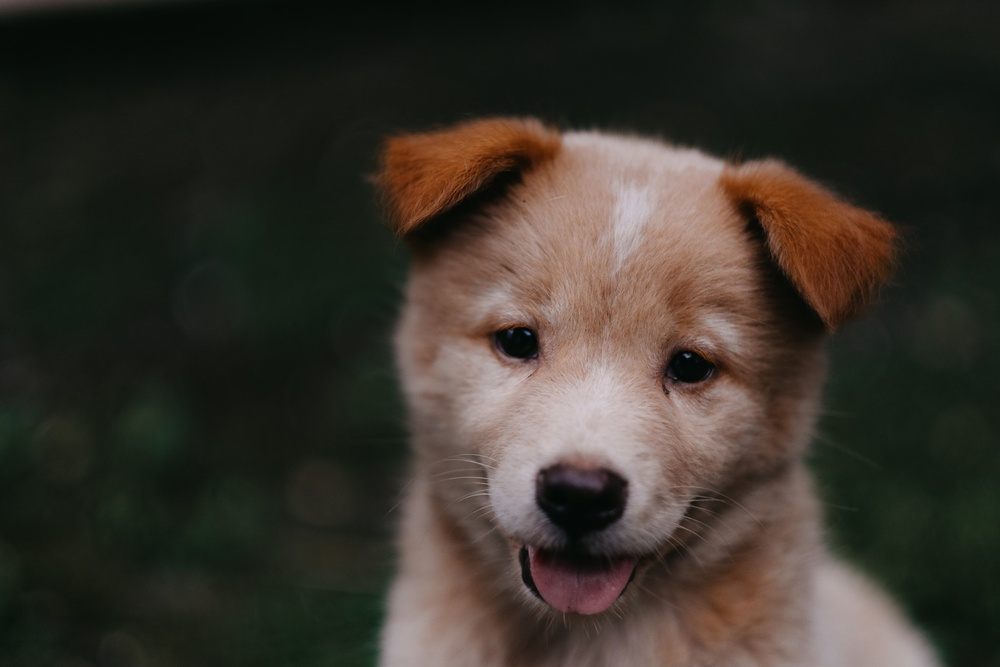
#> input picture DATA/00-puppy.jpg, 1000 x 667 px, shrunk from 1950 x 1300 before the run, given in place of the camera
$ jupyter execute Optical_flow.ipynb   (text cells are left out)
#> lines starting #> are read from the running program, lines starting #| are printed output that depends on the picture; after the words box and inside, x2 and y2 are one past the last pixel; in counts of white or black regions, pixels touching at a corner belong together
[cell 1]
import cv2
import numpy as np

[cell 2]
# Parameters for ShiTomasi corner detection (good features to track paper)
corner_track_params = dict(maxCorners = 10,
                           qualityLevel=.3,
                           minDistance=7,
                           blockSize=7)

[cell 3]
# Parameters for lucas kanade optical flow
lk_params = dict(winSize=(200,200),
                 maxLevel = 2,
                 criteria = (cv2.TERM_CRITERIA_EPS | cv2.TERM_CRITERIA_COUNT, 10, .03))

[cell 4]
import cv2
import numpy as np

corner_track_params = dict(maxCorners = 10,
                           qualityLevel=.3,
                           minDistance=7,
                           blockSize=7)

lk_params = dict(winSize=(200,200),
                 maxLevel = 2,
                 criteria = (cv2.TERM_CRITERIA_EPS | cv2.TERM_CRITERIA_COUNT, 10, .03))


# Capture the video
cap = cv2.VideoCapture(0)

# Grab the very first frame of the stream
ret, prev_frame = cap.read()
#> prev_frame is the input picture: shape (667, 1000, 3); mean B, G, R 43.8, 51.8, 57.3

# Grab a grayscale image (We will refer to this as the previous frame)
prev_gray = cv2.cvtColor(prev_frame, cv2.COLOR_BGR2GRAY)
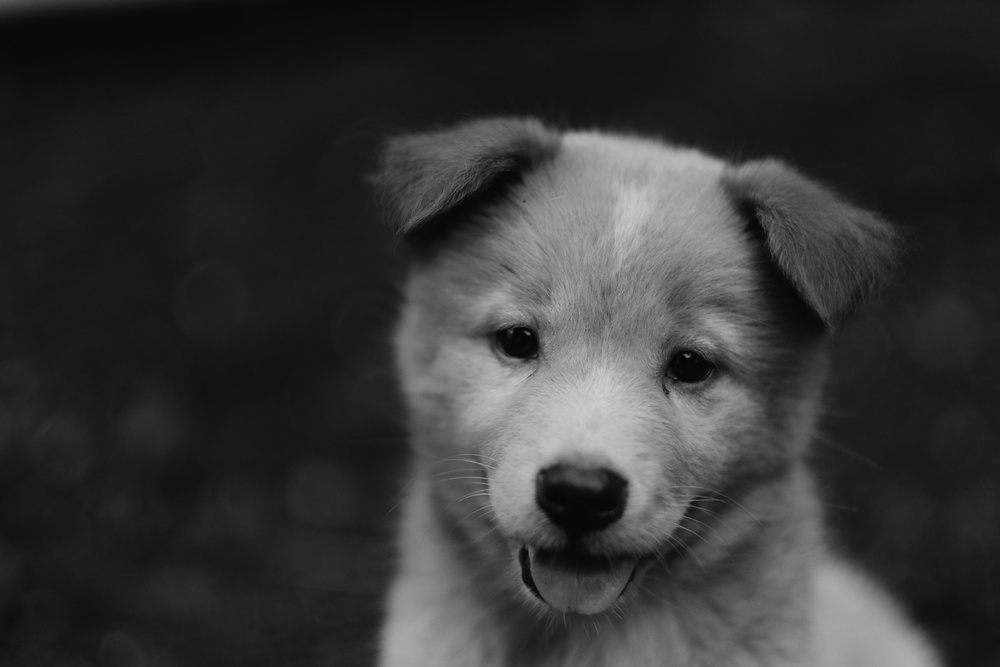
#> prev_gray: shape (667, 1000); min 2, max 207, mean 52.6

# Grabbing the corners
prevPts = cv2.goodFeaturesToTrack(prev_gray, mask = None, **corner_track_params)
#> prevPts = [[687, 355], [527, 333], [667, 392], [488, 485], [685, 513], [536, 357], [485, 474], [510, 330], [688, 506], [679, 522]]

# Create a matching mask of the previous frame for drawing on later
mask = np.zeros_like(prev_frame)


while True:

    # Grab current frame
    ret,frame = cap.read()

    # Grab gray scale
    frame_gray = cv2.cvtColor(frame, cv2.COLOR_BGR2GRAY)

    # Calculate the Optical Flow on the Gray Scale Frame
    nextPts, status, err = cv2.calcOpticalFlowPyrLK(prev_gray, frame_gray, prevPts, None, **lk_params)
#> nextPts has the same summary as prevPts; status = [1, 1, 1, 1, 1, 1, 1, 1, 1, 1]; err = [0, 0, 0, 0, 0, 0, 0, 0, 0, 0]

    good_new = nextPts
#> good_new has the same summary as prevPts
    good_prev = prevPts
#> good_prev has the same summary as prevPts

    # Use ravel to get points to draw lines and circles
    for i,(new,prev) in enumerate(zip(good_new.astype(int),good_prev.astype(int))):

        x_new,y_new = new.ravel()
        x_prev,y_prev = prev.ravel()

        # Lines will be drawn using the mask created from the first frame
        mask = cv2.line(mask, (x_new,y_new),(x_prev,y_prev), (0,255,0), 3)

        # Draw red circles at corner points
        frame = cv2.circle(frame,(x_new,y_new),8,(0,0,255),-1)
#> this loop made 10 passes
#> (x_new, y_new, x_prev, y_prev) on passes 1 to 10: (687, 355, 687, 355), (527, 333, 527, 333), (667, 392, 667, 392), (488, 485, 488, 485), (685, 513, 685, 513), (536, 357, 536, 357), (485, 474, 485, 474), (510, 330, 510, 330), (688, 506, 688, 506), (679, 522, 679, 522)
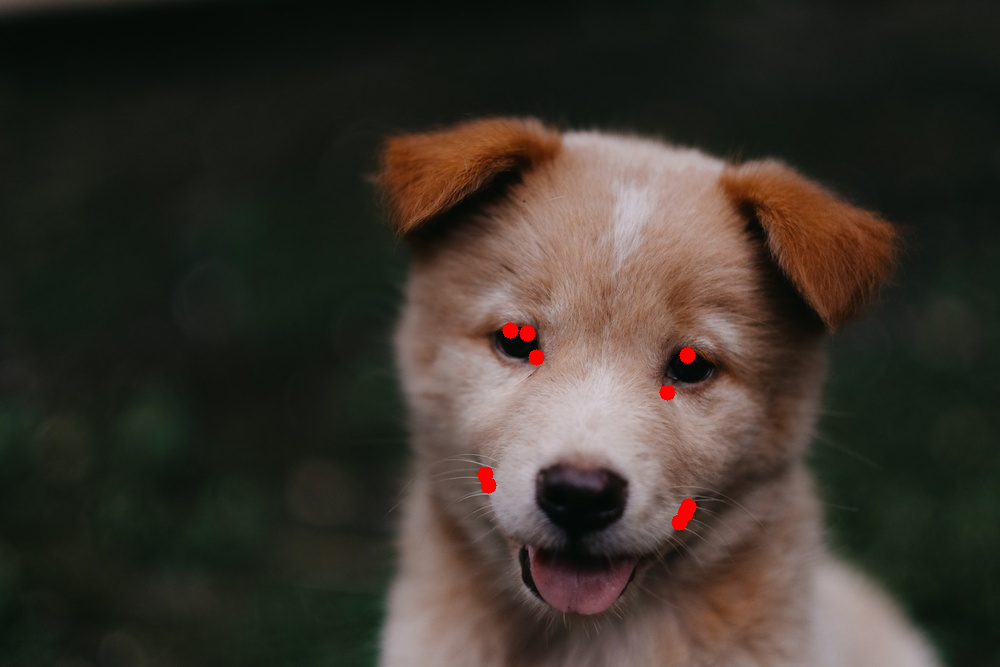
#> frame: shape (667, 1000, 3); mean B, G, R 43.6, 51.6, 57.7
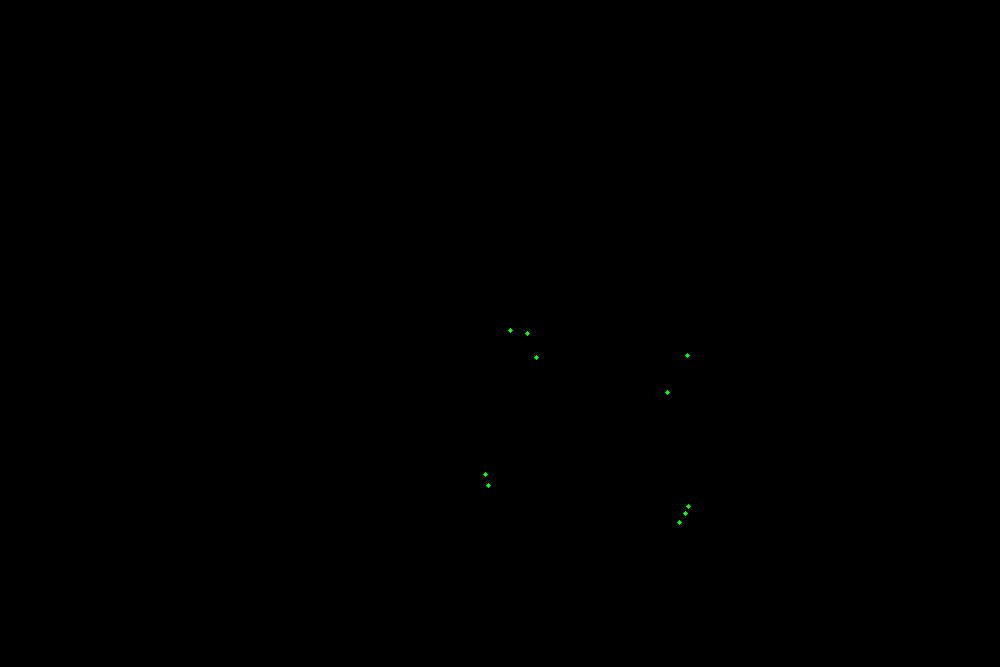
#> mask: shape (667, 1000, 3); mean of channels 0, 1, 2 0, 0, 0; drawn as B, G, R

    # Display the image along with the mask we drew the line on.
    img = cv2.add(frame,mask)
    cv2.imshow('frame',img)

    k = cv2.waitKey(30) & 0xff
#> (key Esc is pressed here)
    if k == 27:
        break

    # Now update the previous frame and previous points
    prev_gray = frame_gray.copy()
    prevPts = good_new.reshape(-1,1,2)


cv2.destroyAllWindows()
cap.release()

[cell 5]
import cv2
import numpy as np

# Capture the video
cap = cv2.VideoCapture(0)

ret, frame1 = cap.read()

prev_img = cv2.cvtColor(frame1, cv2.COLOR_BGR2GRAY)

hsv_mask = np.zeros_like(frame1)

hsv_mask[:,:,1] = 255

while True:

    ret, frame = cap.read()

    next_img = cv2.cvtColor(frame, cv2.COLOR_BGR2GRAY)

    # calculate the optical flow
    flow = cv2.calcOpticalFlowFarneback(prev_img, next_img, None, .5, 3, 15, 3, 5, 1.2, 0)
    # convert the flow to polar coordinates
    mag, ang = cv2.cartToPolar(flow[:,:,0], flow[:,:,1], angleInDegrees=True)
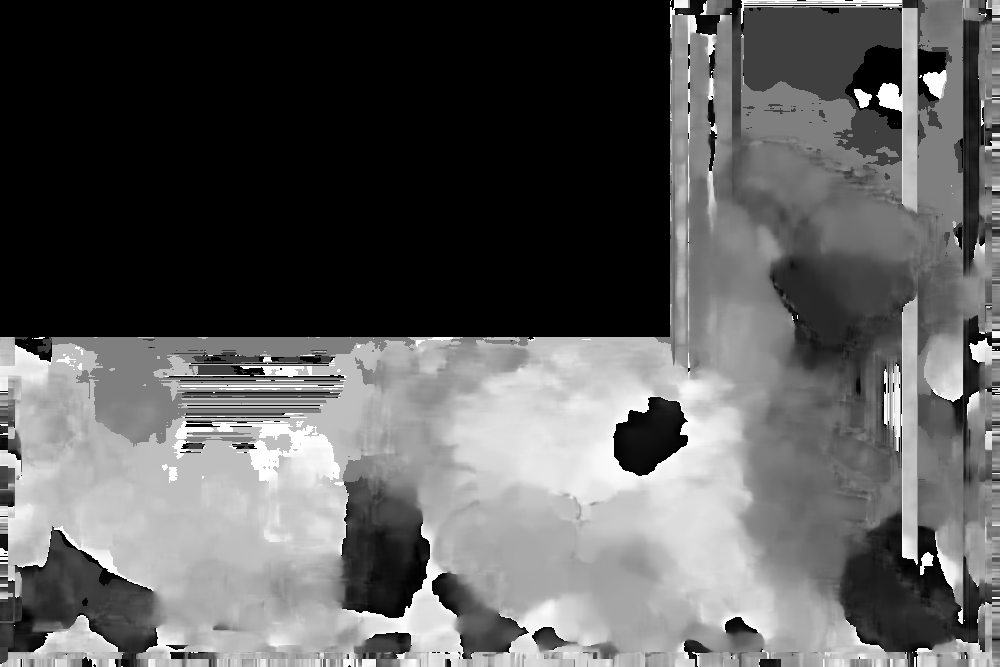
#> ang: shape (667, 1000) float32; min 0, max 360, mean 131.6; drawn with min black and max white
    # assign the hue according to the angle of optical flow
    hsv_mask[:,:,0] = ang/2
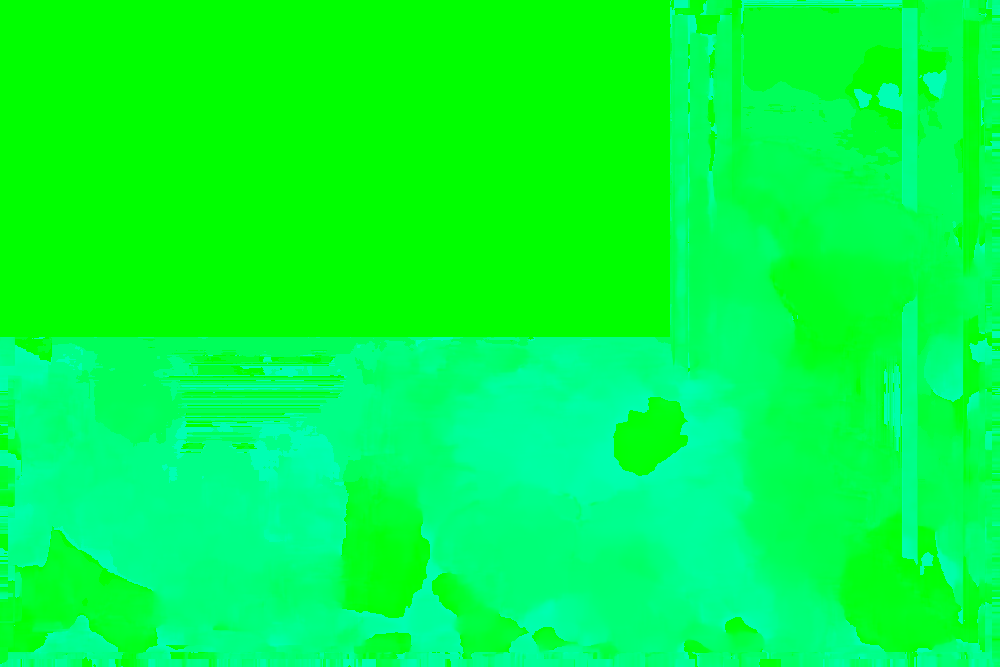
#> hsv_mask: shape (667, 1000, 3); mean of channels 0, 1, 2 65.5, 255, 0; drawn as B, G, R
    # normalize the magnitude of the flow
    hsv_mask[:,:,2] = cv2.normalize(mag, None, 0,255, cv2.NORM_MINMAX)
#> hsv_mask: shape (667, 1000, 3); 0.25% of pixels changed, all inside (x1, y1, x2, y2) = (0, 419, 955, 667)

    bgr = cv2.cvtColor(hsv_mask, cv2.COLOR_HSV2BGR)

    cv2.imshow('frame', bgr)
    # if esc key is pressed, break out of the loop

    k = cv2.waitKey(10) & 0xFF
#> (key Esc is pressed here)

    if k == 27:
            break

    # reassign the previous image to the next image based on the flow (if something is moving, it will be the next image)
    prev_img = next_img

cv2.destroyAllWindows()
cap.release()

$ run again, on DATA/Denis_Mukwege.jpg
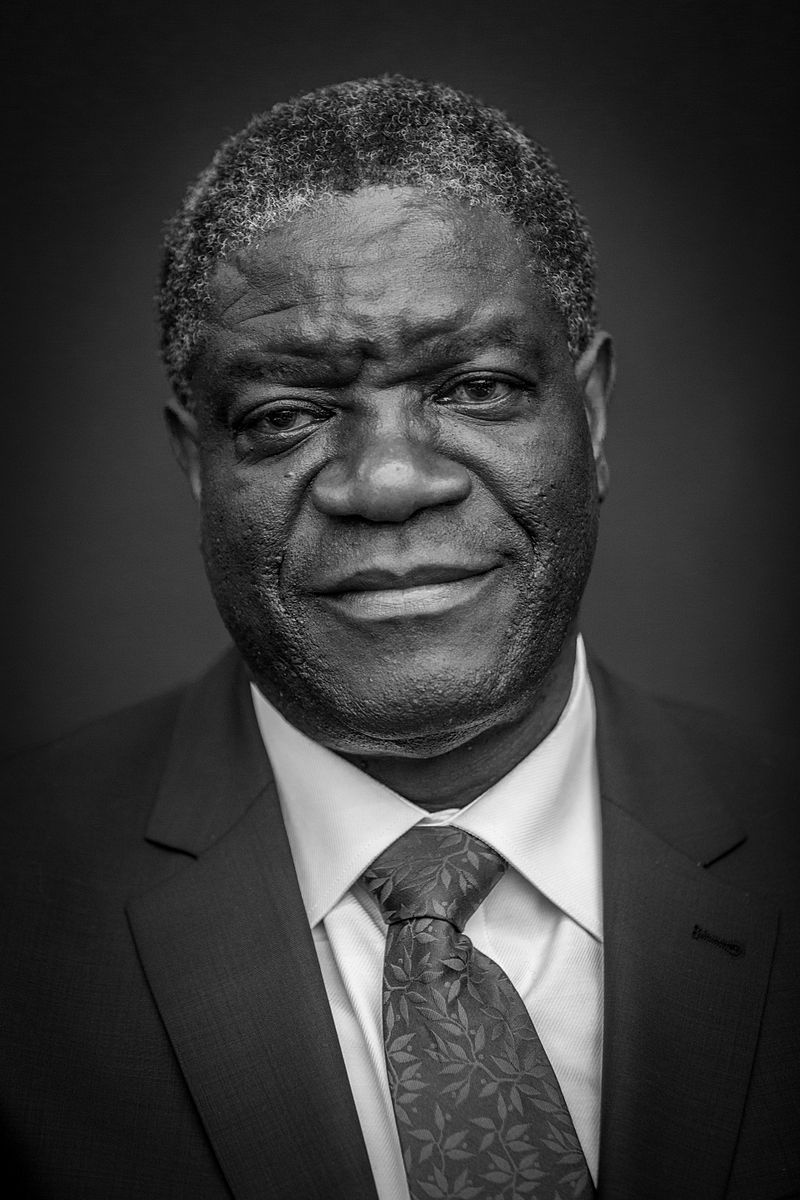
#> input picture DATA/Denis_Mukwege.jpg, 800 x 1200 px, given in place of the camera
#> prev_frame is the input picture: shape (1200, 800, 3); min 0, max 255, mean 58.8
#> prevPts = [[484, 165], [250, 221], [462, 932], [241, 219], [256, 216], [250, 185], [282, 195], [424, 144], [443, 132], [447, 126]]
#> nextPts has the same summary as prevPts; status = [1, 1, 1, 1, 1, 1, 1, 1, 1, 1]; err = [0, 0, 0, 0, 0, 0, 0, 0, 0, 0]
#> good_new has the same summary as prevPts
#> good_prev has the same summary as prevPts
#> the loop `for i,(new,prev) in enumerate(zip(good_new.astype(int),good_prev.astyp..` made 10 passes
#> (x_new, y_new, x_prev, y_prev) on passes 1 to 8: (484, 165, 484, 165), (250, 221, 250, 221), (462, 932, 462, 932), (241, 219, 241, 219), (256, 216, 256, 216), (250, 185, 250, 185), (282, 195, 282, 195), (424, 144, 424, 144)
#> after the loop `for i,(new,prev) in enumerate(zip(good_new.astype(int),good_prev.astyp..`:
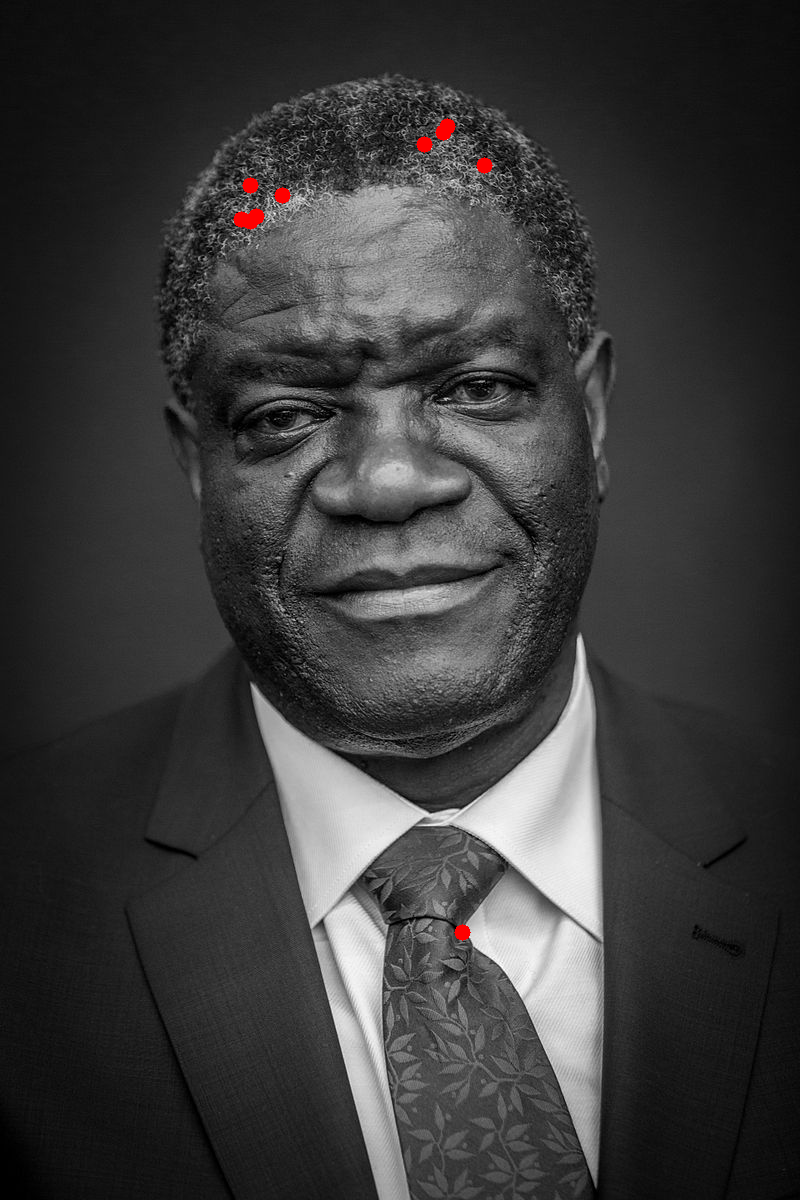
#> frame: shape (1200, 800, 3); mean B, G, R 58.6, 58.6, 59.1
#> `hsv_mask[:,:,0] = ang/2`:
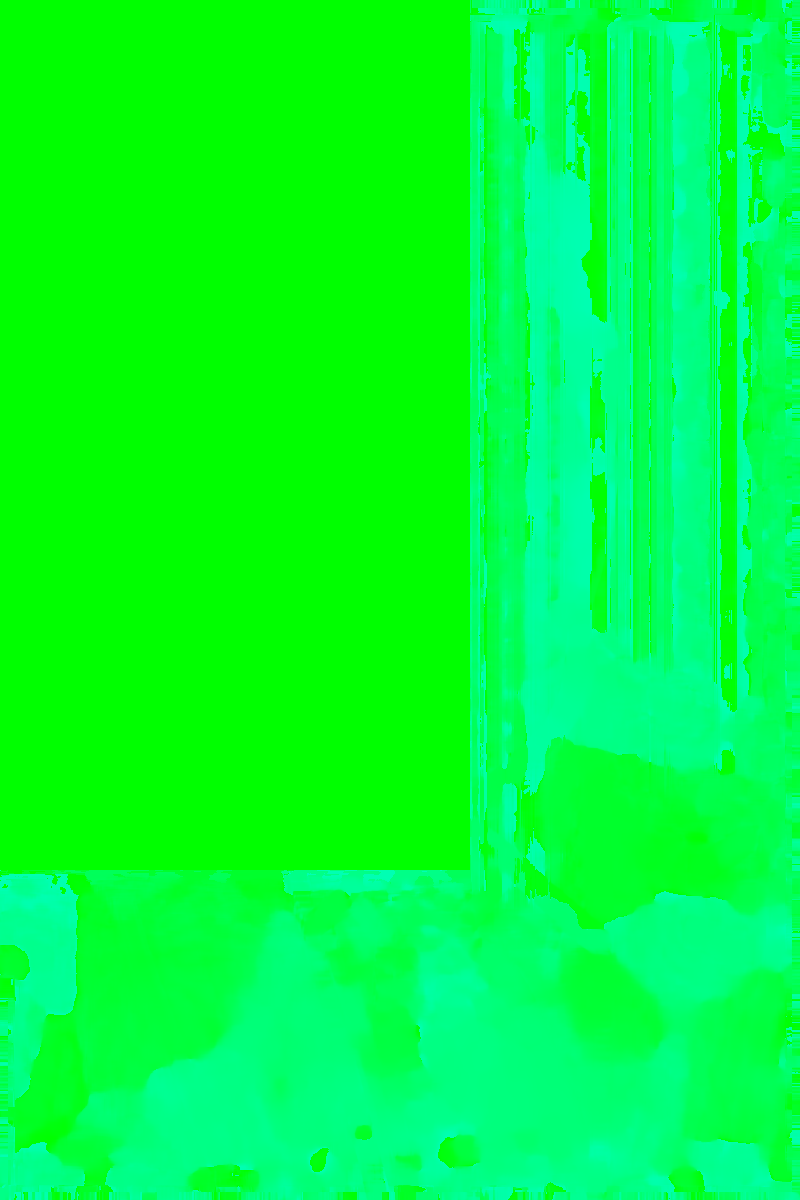
#> hsv_mask: shape (1200, 800, 3); mean of channels 0, 1, 2 57.3, 255, 0; drawn as B, G, R

$ run again, on DATA/Nadia_Murad.jpg
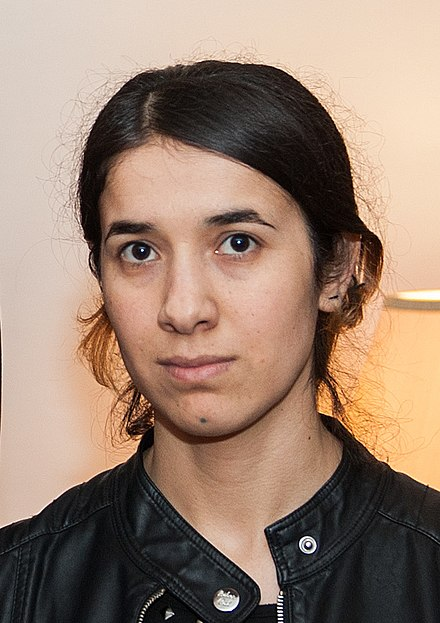
#> input picture DATA/Nadia_Murad.jpg, 440 x 623 px, given in place of the camera
#> prev_frame is the input picture: shape (623, 440, 3); mean B, G, R 112.7, 129.2, 153.8
#> `prev_gray = cv2.cvtColor(prev_frame, cv2.COLOR_BGR2GRAY)`:
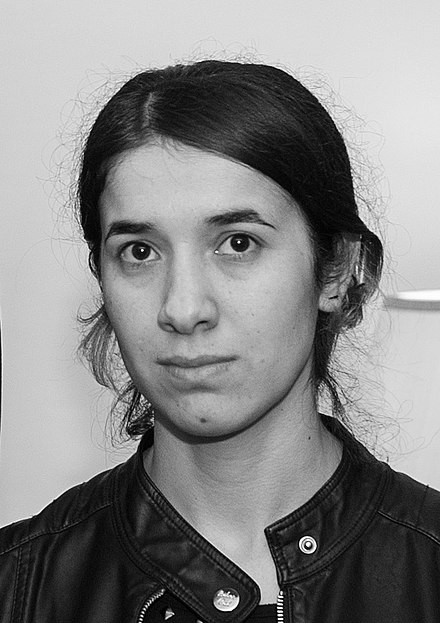
#> prev_gray: shape (623, 440); min 0, max 255, mean 134.7
#> prevPts = [[309, 546], [280, 616], [280, 595], [141, 615], [145, 608], [238, 241], [141, 249], [226, 593], [261, 602], [284, 610]]
#> nextPts has the same summary as prevPts; status = [1, 1, 1, 1, 1, 1, 1, 1, 1, 1]; err = [0, 0, 0, 0, 0, 0, 0, 0, 0, 0]
#> good_new has the same summary as prevPts
#> good_prev has the same summary as prevPts
#> the loop `for i,(new,prev) in enumerate(zip(good_new.astype(int),good_prev.astyp..` made 10 passes
#> (x_new, y_new, x_prev, y_prev) on passes 1 to 8: (309, 546, 309, 546), (280, 616, 280, 616), (280, 595, 280, 595), (141, 615, 141, 615), (145, 608, 145, 608), (238, 241, 238, 241), (141, 249, 141, 249), (226, 593, 226, 593)
#> `hsv_mask[:,:,0] = ang/2`:
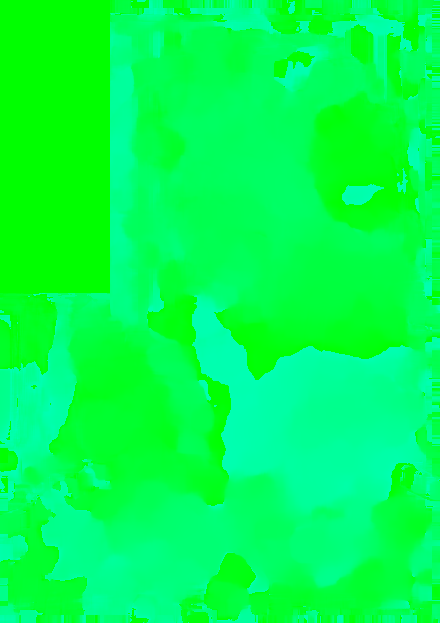
#> hsv_mask: shape (623, 440, 3); mean of channels 0, 1, 2 79.7, 255, 0; drawn as B, G, R
